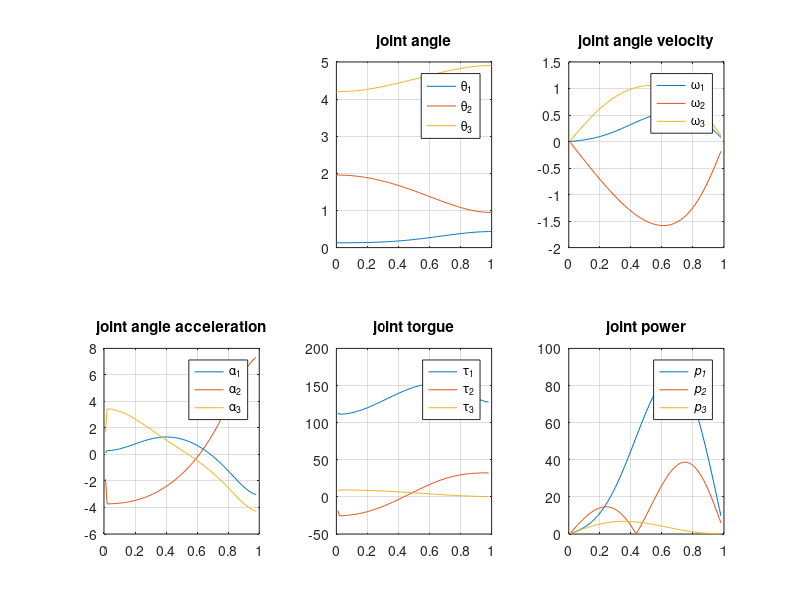

Write the MATLAB code that produced this figure.
clc, clear, close all

l2 = 1; l3 = 1; l4 = 1; % 각 arm의 길이이다.
m2 = 10; m3 = 5; m4 = 3; % 각 arm의 무게이다.
g = 9.806;

lc2 = l2/2; lc3 = l3/2; lc4 = l4/2; % 무게중심으로 arm의 중간지점으로 한다.
I2 = 1/12*m2*l2^2; I3 = 1/12*m3*l3^2; I4 = 1/12*m4*l4^2;% 각 arm의 관성모멘트이다.

del_t = 0.01; % 타임 업데이트 간격

t = 0:del_t:1;

px = 1.5+0.6*0.5*(1-cos(pi*t/1.));
py = 1.0+0.4*0.5*(1-cos(pi*t/1.));


C2 = ((px-l4).^2+py.^2-l2.^2-l3.^2)/(2*l2*l3);
S2 = sqrt(1-C2.^2);
th2 = atan2(S2,C2);
th1 = atan2(py, px-l4) - atan2(l3*S2, l2+l3*C2);
th3 = 2*pi - th1 - th2;

subplot(2,3,2)
plot(t, th1, t, th2, t, th3);
title('joint angle')
grid on
legend('\theta_1', '\theta_2', '\theta_3')

len = size(t);

M11 = m2*lc2^2 + I2 +m3*l2^2 + m3*lc3^2 + 2*m3*l2*lc3*cos(th2) + I3+m4*l2^2+m4*l3^2+m4*lc4^2 + m4*l2*l3*2*cos(th2) + m4*l3*lc4*2*cos(th3)+ m4*l2*lc4*2*cos(th2+th3) + I4;
M12 = m3*lc3^2 + m3*l2*lc3*cos(th2) + I3 + m4*l3^2 + m4*lc4^2 + m4*l2*l3*cos(th2) + m4*l3*lc4*2*cos(th3) + m4*l2*lc4*cos(th2+th3) + I4;
M13 = m4*lc4^2 + m4*l3*lc4*cos(th3) + m4*l2*lc4*cos(th2+th3) + I4;
M21 = m3*lc3^2 + I4 + m3*l2*lc3*cos(th2) + I3 + m4*l3^2 + m4*lc4^2 + m4*l2*l3*cos(th2) + 2*m4*l3*lc4*cos(th3) + m4*l2*lc4*cos(th2+th3);
M22 = m3*lc3^2 + I4 + I3 + m4*l3^2 + m4*lc4^2 +2*m4*l3*lc4*cos(th3);
M23 = m4*lc4^2 + m4*l3*lc4*cos(th3) + I4;
M31 = m4*lc4^2 + m4*l3*lc4*cos(th3) + m4*l2*lc4*cos(th2+th3) + I4;
M32 = m4*lc4^2 + m4*l3*lc4*cos(th3) +I4;
M33 = ones(len)*(m4*lc4^2 + I4);

A112 = -m3*l2*lc3*2*sin(th2) - m4*l2*l3*2*sin(th2) - 2*m4*l2*lc4*sin(th2+th3);
A123 = -m4*l3*lc4*2*sin(th3) + -2*m4*l2*lc4*sin(th2+th3);
A113 = -2*m4*l3*lc4*sin(th3) - 2*m4*l2*lc4*sin(th2+th3);
A122 = -m3*l2*lc4*sin(th3) - m4*l2*l3*sin(th2) - m4*l2*lc4*sin(th2+th3) ;
A133 = -m4*l2*lc4*sin(th2+th3) -m4*l3*lc4*sin(th3);
A211 = m3*l2*lc3*sin(th2) + m4*l2*l3*sin(th2) + m4*l2*lc4*sin(th2+th3);
A233 = -m4*l3*lc4*sin(th3);
A212 = zeros(len);
A223 = -m4*l3*lc4*2*sin(th3);
A213 = -2*m4*l3*lc4*sin(th3);
A311 = m4*l3*lc4*sin(th3) + m4*l2*lc4*sin(th2+th3);
A322 = m4*l3*lc4*sin(th3);
A312 = 2*m4*l3*lc4*sin(th3);
A323 = zeros(len);
A313 = zeros(len);
dth1 = zeros(len); 
dth2 = zeros(len);
dth3 = zeros(len);
ddth1 = zeros(len);
ddth2 = zeros(len);
ddth3 = zeros(len);
tau = zeros(len(2), 3);
power = zeros(len(2), 3);
for i = 2:1/del_t
    dth1(i) = (th1(i) - th1(i-1))/(del_t);
    dth2(i) = (th2(i) - th2(i-1))/(del_t);
    dth3(i) = (th3(i) - th3(i-1))/(del_t);
    
    ddth1(i) = (dth1(i) - dth1(i-1))/(del_t);
    ddth2(i) = (dth2(i) - dth2(i-1))/(del_t);
    ddth3(i) = (dth3(i) - dth3(i-1))/(del_t);
    
    M = [M11(i) M12(i) M13(i) ; M21(i) M22(i) M23(i) ; M31(i) M32(i) M33(i)];
    C = [A112(i)*dth1(i)*dth2(i) + A123(i)*dth2(i)*dth3(i) + A113(i)*dth1(i)*dth3(i) + A133(i)*dth3(i).^2 + A122(i)*dth2(i).^2;
        A211(i)*dth1(i).^2 + A233(i)*dth2(i).^2 + A212(i)*dth1(i)*dth2(i) + A223(i)*dth2(i)*dth3(i) + A213(i)*dth1(i)*dth3(i);
        A311(i)*dth1(i).^2 + A322(i)*dth2(i).^2 + A312(i)*dth1(i)*dth2(i) + A323(i)*dth2(i)*dth3(i) + A313(i)*dth1(i)*dth3(i)];
    G = [m2*g*lc2*cos(th1(i)) + m3*g*(l2*cos(th1(i))+ lc3*cos(th1(i)+th2(i))) + m4*g*(l2*cos(th1(i)) + l3*cos(th1(i)+th2(i)) + lc4*cos(th1(i)+th2(i)+th3(i)));
        m3*g*lc3*cos(th2(i)+th1(i)) + m4*g*(l3*cos(th1(i)+th2(i)) + lc4*cos(th1(i)+th2(i)+th3(i)));
        m4*g*lc4*cos(th1(i)+cos(th2(i) + th3(i)))];
    
    tau(i,1:3) = M*[ddth1(i) ddth2(i) ddth3(i)]' + C + G;
    power(i,1:3) = abs([dth1(i) dth2(i) dth3(i)]'.*tau(i,1:3)');
end
subplot(2,3,3)
plot(t(2:end-2), dth1(2:end-2), t(2:end-2), dth2(2:end-2), t(2:end-2), dth3(2:end-2))
title('joint angle velocity')
legend('\omega_1', '\omega_2', '\omega_3')
grid on

subplot(2,3,4)
plot(t(2:end-2), ddth1(2:end-2), t(2:end-2), ddth2(2:end-2), t(2:end-2), ddth3(2:end-2))
title('joint angle acceleration')
legend('\alpha_1', '\alpha_2', '\alpha_3')
grid on

subplot(2,3,5)
plot(t(2:end-2), tau(2:end-2,:,:))
title('joint torgue')
legend('\tau_1', '\tau_2', '\tau_3')
grid on

subplot(2,3,6)
plot(t(2:end-2), power(2:end-2,:,:))
title('joint power')
legend('\itp_1', '\itp_2', '\itp_3')
grid on